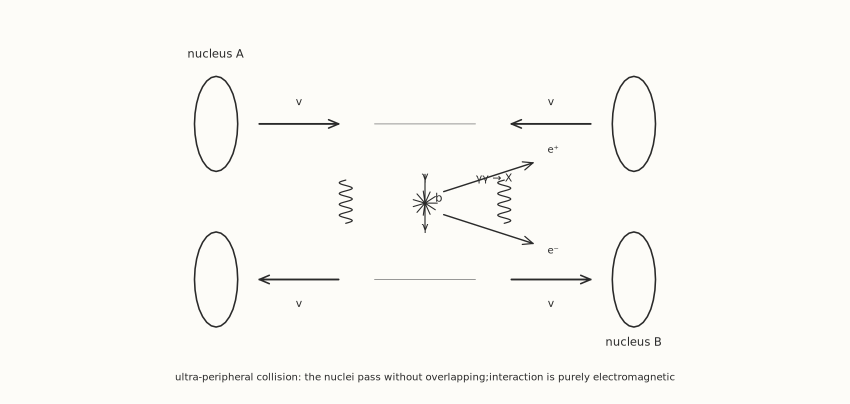
#> input picture assets/demos/sketch_upc.png, 1700 x 807 px (shown at 1/2 size)
$ python -i figure_element_candidates.py   (imports and definitions only)
#> lines starting #> are read from the running program, lines starting #| are printed output that depends on the picture; after the words box and inside, x2 and y2 are one past the last pixel; in counts of white or black regions, pixels touching at a corner belong together
#!/usr/bin/env python3
"""Build a resumable review index for all legally harvested article figures.

The tool never promotes a whole article panel into the element library. It
deduplicates the source corpus, ranks figure-level schematic likelihood, and
creates candidate object crops for human review. Accepted crops still go
through the normal mask, redraw, provenance, and visual gates.
"""
from __future__ import annotations

import argparse
import hashlib
import html
import json
import math
import os
import re
import sys
from pathlib import Path

# [5 lines not run here, left out]

ROOT = Path(__file__).resolve().parents[1]
CORPUS = ROOT / "assets" / "element-library" / "source-corpus"
PUBLISHER = CORPUS / "publisher" / "figures.jsonl"
SOURCE_INDEXES = [CORPUS / "figures.jsonl", PUBLISHER]
REVIEW = ROOT / "assets" / "element-library" / "corpus-review"
RECORDS = REVIEW / "candidate_figures.jsonl"
CROPS = REVIEW / "crops"
SHEETS = REVIEW / "sheets"
SCHEMATIC_RE = re.compile(
    r"(?i)schematic|illustration|cartoon|depiction|conceptual|"
    r"geometry|geometric|workflow|spacetime|space-time|"
    r"detector (?:layout|cutaway)|3d rendering|energy-loss scenario|"
    r"model (?:picture|sketch)|diagram"
)
STRONG_SCHEM_RE = re.compile(
    r"(?i)schematic|illustration|cartoon|depiction|conceptual|3d rendering"
)
PLOT_RE = re.compile(
    r"(?i)\b(?:axes|axis|distribution|spectrum|cross section|"
    r"as a function of|error bars|heat map|histogram|scatter plot)\b"
)


# [59 lines left out: functions sha256, load_jsonl, put_jsonl, resolve_local, hep_figure, caption_score, not called in this run]


def image_measure(path: Path):
#> called with path = '../assets/demos/sketch_upc.png'
    import cv2
    import numpy as np
    from PIL import Image

    with Image.open(path) as image:
#> image is the input picture: PIL image 1700x807 RGBA; mean R, G, B, A 250.3, 249.3, 245.3, 254.9
        rgb = image.convert("RGB")
        scale = min(1.0, 1400 / max(rgb.size))
#> scale = 0.824
        if scale < 1.0:
            rgb = rgb.resize(
                (max(1, round(rgb.width * scale)), max(1, round(rgb.height * scale))),
                Image.Resampling.LANCZOS,
            )
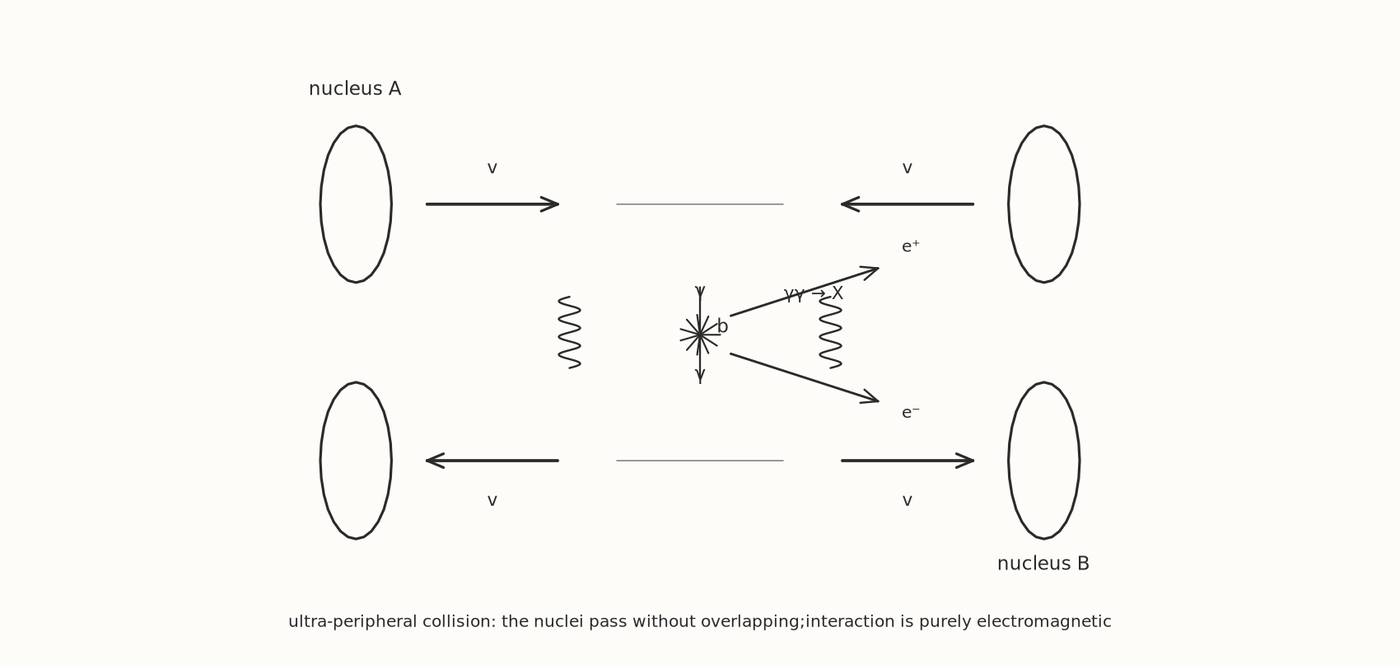
#> rgb: PIL image 1400x665 RGB; mean R, G, B 250.2, 249.2, 245.3
        pixels = np.asarray(rgb)
    small = cv2.resize(pixels, None, fx=0.25, fy=0.25, interpolation=cv2.INTER_AREA)
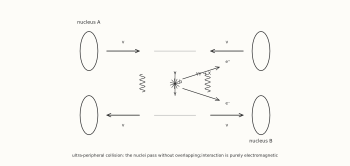
#> small: shape (166, 350, 3); mean R, G, B 250.2, 249.2, 245.3
    quant = (small // 32).astype(np.uint8)
    unique_ratio = len(np.unique(quant.reshape(-1, 3), axis=0)) / max(
        1, small.shape[0] * small.shape[1]
    )
#> unique_ratio = 0.000258
    hsv = cv2.cvtColor(small, cv2.COLOR_RGB2HSV)
#> hsv: shape (166, 350, 3); mean H, S, V 24.1, 4.9, 250.2
    saturation = float(hsv[:, :, 1].mean() / 255)
#> saturation = 0.0193
    white_fraction = float(
        ((small[:, :, 0] > 245) & (small[:, :, 1] > 245) & (small[:, :, 2] > 245)).mean()
    )
#> white_fraction = 0.958
    gray = cv2.cvtColor(small, cv2.COLOR_RGB2GRAY)
    edges = cv2.Canny(gray, 80, 160)
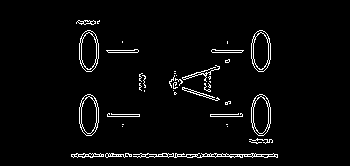
#> edges: shape (166, 350); 3.4% white in thin lines or dots, all inside (x1, y1, x2, y2) = (71, 20, 278, 158)
    edge_density = float((edges > 0).mean())
#> edge_density = 0.0339
    local_mean = cv2.blur(gray.astype(np.float32), (3, 3))
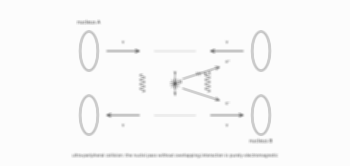
#> local_mean: shape (166, 350) float32; min 102.9, max 252.2, mean 249.2
    local_sq = cv2.blur((gray.astype(np.float32) ** 2), (3, 3))
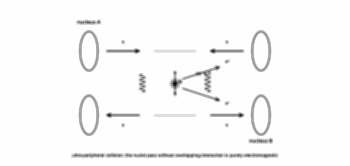
#> local_sq: shape (166, 350) float32; min 11938.9, max 63616.2, mean 62367.8; drawn with min black and max white
    local_std = np.sqrt(np.maximum(local_sq - local_mean ** 2, 0))
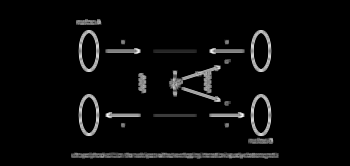
#> local_std: shape (166, 350) float32; min 0, max 78.07, mean 3.1; drawn with min black and max white
    flat_fraction = float((local_std < 2.0).mean())
#> flat_fraction = 0.914
    return {
        "width": int(pixels.shape[1]),
        "height": int(pixels.shape[0]),
        "unique_color_ratio": round(unique_ratio, 6),
        "saturation_mean": round(saturation, 6),
        "white_fraction": round(white_fraction, 6),
        "edge_density": round(edge_density, 6),
        "flat_fraction": round(flat_fraction, 6),
    }, scale


# [265 lines left out: functions image_score, object_boxes, write_crops, build_contact_sheets, build_review_html, main, not called in this run]


# [2 lines not run here, left out]

>>> result = image_measure('../assets/demos/sketch_upc.png')

$ run again, on assets/demos/element-spec/output/qgp-jet.png
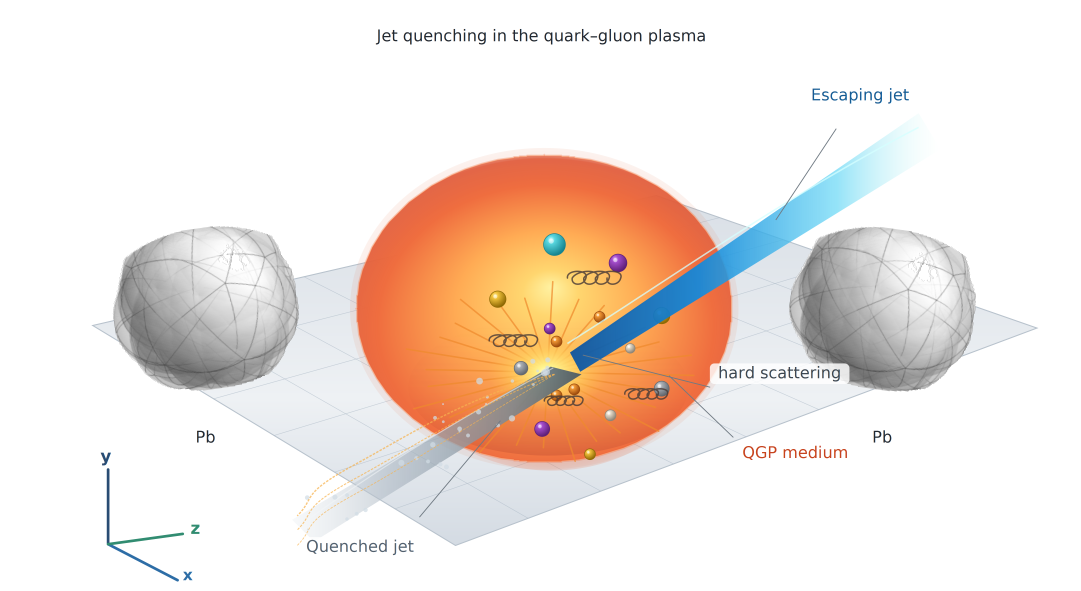
#> input picture assets/demos/element-spec/output/qgp-jet.png, 4323 x 2362 px (shown at 1/4 size)
#> in image_measure, image is the input picture: PIL image 4323x2362 RGB; mean R, G, B 240.2, 229.3, 222.3
#> unique_ratio = 0.00211
#> hsv: shape (191, 350, 3); mean H, S, V 15.9, 26.9, 243.6
#> saturation = 0.105
#> white_fraction = 0.652
#> in image_measure, `edges = cv2.Canny(gray, 80, 160)`:
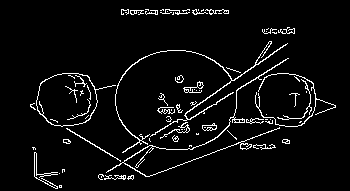
#> edges: shape (191, 350); 5% white in thin lines or dots, all inside (x1, y1, x2, y2) = (30, 9, 336, 189)
#> edge_density = 0.0496
#> in image_measure, `local_std = np.sqrt(np.maximum(local_sq - local_mean ** 2, 0))`:
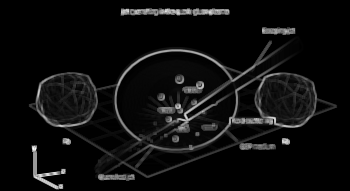
#> local_std: shape (191, 350) float32; min 0, max 64.89, mean 3.6; drawn with min black and max white
#> flat_fraction = 0.737

$ run again, on assets/demos/element-spec/source-derived-output/source-elements.png
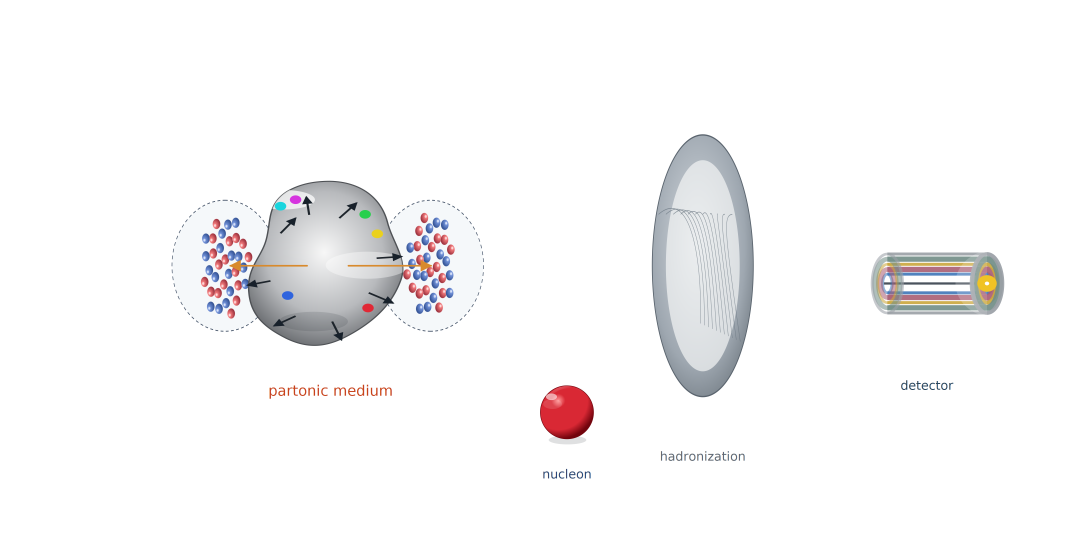
#> input picture assets/demos/element-spec/source-derived-output/source-elements.png, 4323 x 2173 px (shown at 1/4 size)
#> in image_measure, image is the input picture: PIL image 4323x2173 RGB; mean R, G, B 247.8, 247.1, 247.5
#> unique_ratio = 0.00193
#> hsv: shape (176, 350, 3); mean H, S, V 13.7, 3.6, 249
#> saturation = 0.0142
#> white_fraction = 0.873
#> in image_measure, `edges = cv2.Canny(gray, 80, 160)`:
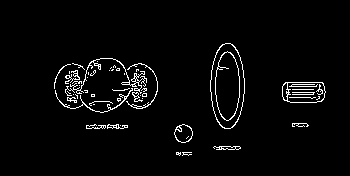
#> edges: shape (176, 350); 3.2% white in thin lines or dots, all inside (x1, y1, x2, y2) = (54, 43, 326, 156)
#> edge_density = 0.0325
#> in image_measure, `local_std = np.sqrt(np.maximum(local_sq - local_mean ** 2, 0))`:
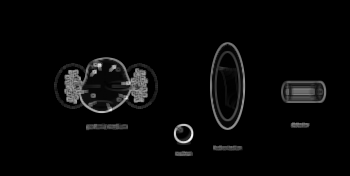
#> local_std: shape (176, 350) float32; min 0, max 90.01, mean 2.6; drawn with min black and max white
#> flat_fraction = 0.876

$ run again, on assets/demos/evo3d_fireball_spec/cmp_bitmap_vs_svg.png
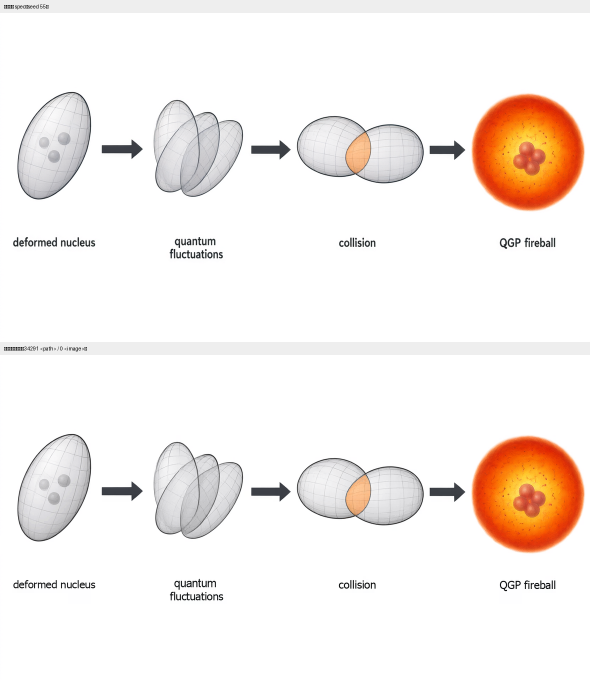
#> input picture assets/demos/evo3d_fireball_spec/cmp_bitmap_vs_svg.png, 1180 x 1368 px (shown at 1/2 size)
#> in image_measure, image is the input picture: PIL image 1180x1368 RGB; mean R, G, B 247, 240.1, 236
#> unique_ratio = 0.000624
#> hsv: shape (342, 295, 3); mean H, S, V 16.1, 12.6, 247.3
#> saturation = 0.0495
#> white_fraction = 0.798
#> in image_measure, `edges = cv2.Canny(gray, 80, 160)`:
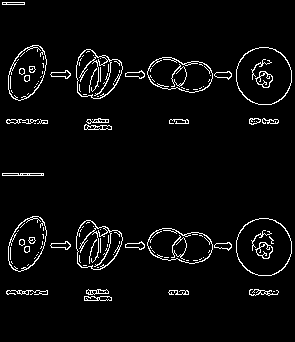
#> edges: shape (342, 295); 4.2% white in thin lines or dots, all inside (x1, y1, x2, y2) = (2, 2, 292, 301)
#> edge_density = 0.0418
#> in image_measure, `local_std = np.sqrt(np.maximum(local_sq - local_mean ** 2, 0))`:
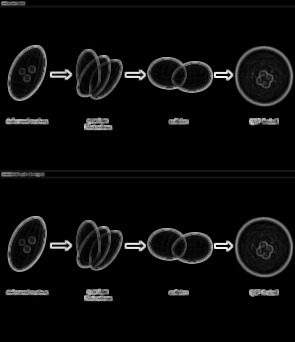
#> local_std: shape (342, 295) float32; min 0, max 90.35, mean 4; drawn with min black and max white
#> flat_fraction = 0.788
